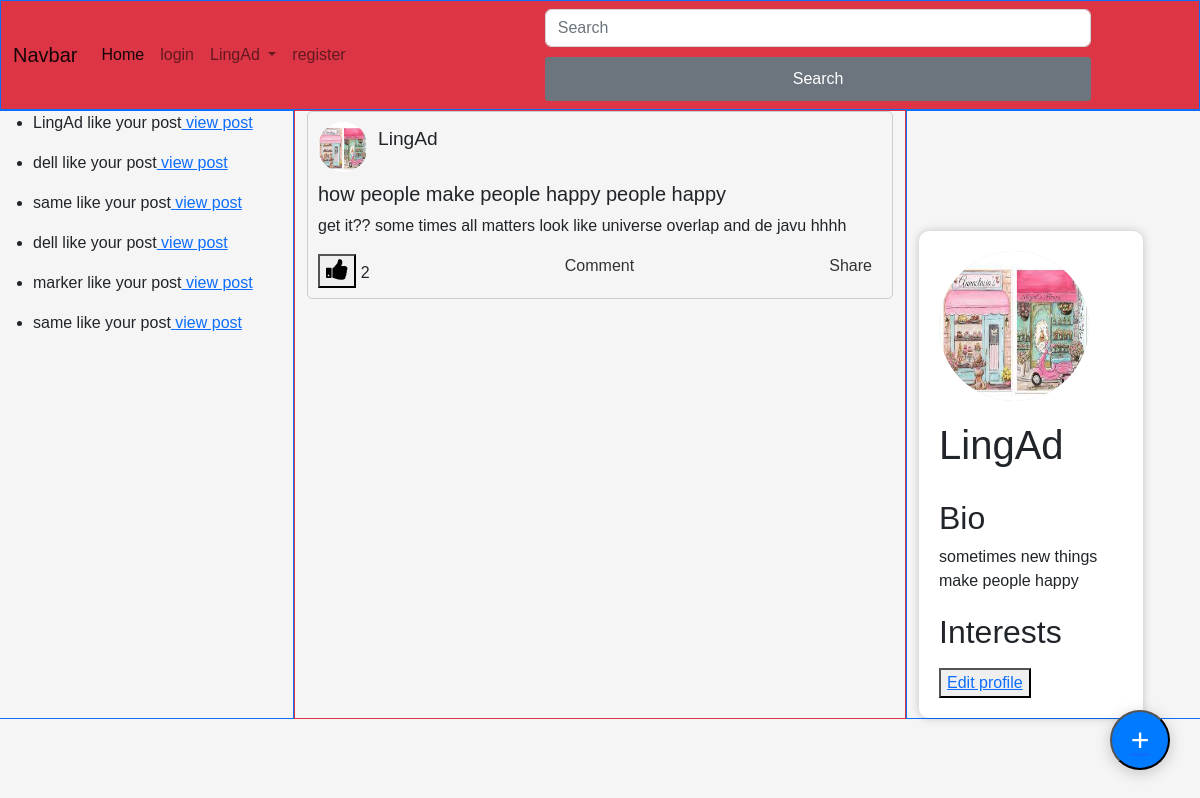
The page /home149 (signed in) on the database its author committed.
### core/models.py (models this page shows, shortened)
class Like(models.Model):
    user = models.ForeignKey(User, on_delete=models.CASCADE)
    post = models.ForeignKey(Post, on_delete=models.CASCADE)
    noti = models.TextField(default='someone like your post')
    postOwner = models.CharField(max_length=100)

class Post(models.Model):
    user = models.ForeignKey(User, on_delete=models.CASCADE)
    user_profile = models.ForeignKey(UserProfile, on_delete=models.CASCADE)
    title = models.CharField(max_length=100)
    image = models.ImageField(default="sample_ajax/ajaxTest/static/images/default_user.jpg")
    content = models.TextField()
    created_at = models.DateTimeField(auto_now_add=True)
    updated_at = models.DateField(auto_now=True)
    like_count = models.PositiveIntegerField(default=0)
    def user_pic(self):
        return self.user_profile.profile_pic

class UserProfile(models.Model):
    user = models.OneToOneField(User, on_delete=models.CASCADE)
    bio = models.TextField(max_length=200,default='user does not provied bio')
    location = models.CharField(max_length=200,blank=True)
    profile_pic = models.ImageField(upload_to='profile_pics/',default="sample_ajax/ajaxTest/static/images/default_user.jpg")
    interests = models.CharField(max_length=200,blank=True)
    twitter_handle = models.CharField(max_length=50, blank=True,default='no twitter')
    facebook_handle = models.CharField(max_length=50, blank=True,default='no facebook')
    instagram_handle = models.CharField(max_length=50, blank=True,default='no instagram')
    followed = models.ManyToManyField(User,related_name='followed_users',blank=True)
    follower = models.ManyToManyField(User,related_name='follower_users',blank=True)
    class Meta:
        ordering = ['user']

### core/views.py (the view)
# urls.py: path('home<int:pk>',view_post,name="view post"),
def view_post(request,pk):
    get_post = Like.objects.get(id=pk)
    get_postId = get_post.post.id
    viewPost = Post.objects.get(id=get_postId)
    posts = Post.objects.all()
    pP = UserProfile.objects.get(user = request.user.id)
    likeNoti = Like.objects.filter(postOwner = request.user.username)
    context = {
        'user_name': request.user,
        'posts': posts,
        'view_post':viewPost,
        'userP': pP,
        'notifications': likeNoti,
        'post': posts, # pass the first post object to the context
    }
    return render(request,'home.html',context)

### core/templates/home.html (shortened to what this page needs)
{% extends 'base.html' %}
{% block content %}
<div class="row " style ="margin-top:110px;">
    <div class="col border border-primary">
        {% for model in notifications %}
        <ul>
          <li>{{model.noti}}<a href="home{{model.id}}"> view post</a></li>
        </ul>
        {% endfor %}
    </div>
    <div class="col-6 border border-danger" style="">
      {% if view_post %}
      <div class="post">
        <div class="post-header">
            <img src="{{view_post.user_pic.url}}" alt="Profile Picture">
            <div class="post-header-info">
                <h2>{{view_post.user}}</h2>
            </div>
        </div>
        <div class="post-body">
          <h5>{{view_post.title}}</h5>
          <p>{{view_post.content}}</p>
        </div>
        <div class="post-footer">
            <div><button id="{{view_post.user}}" class="{{view_post.id}}" onclick="likeFunction('{{view_post.user}}','{{view_post.id}}')"><i class="fa fa-thumbs-up" style="font-size:24px"></i></button> <a id="{{view_post.id}}">{{view_post.like_count}}</a></div>
            <div><a href="#">Comment</a> {{comment}}</div>
            <div><a href="#">Share</a> {{share}}</div>
        </div>
      </div>
      {% endif %}
    </div>
    <div class="col border border-primary">
      <div id="container">
        <img id="profile-pic" src="{{userP.profile_pic.url}}" alt="Profile Picture">
        <h1>{{user_name}}</h1>
        <div class="bio">
          <h2>Bio</h2>
          <p>{{userP.bio}}</p>
        </div>
        <h2>Interests</h2>
        <button><a href="userProfile">Edit profile</a> </button>
      </div>
    </div>
</div>
<button class="floating-circle" title="Create Post" id="createBtn">
  <a href="create_post"><div class="plus-sign">+</div></a>
</button>
{% endblock  %}

### core/templates/base.html (shortened to what this page needs)
<!DOCTYPE html>
<html>
<head>
	{% load static %}
	<link rel="stylesheet" href="https://cdn.jsdelivr.net/npm/bootstrap@5.2.3/dist/css/bootstrap.min.css">
	<link rel="stylesheet" href="{% static 'css/floatingButton.css' %}">
	<link rel="stylesheet" href="{% static 'css/posts.css' %}">
	<link rel="stylesheet" href="{% static 'css/createPost.css' %}">
	<link rel="stylesheet" href="{% static 'css/profileStyle.css' %}">
	<link rel="stylesheet" href="{% static 'css/userProfile.css' %}">
	<link rel="stylesheet" href="{% static 'css/profileStyle.css' %}">
	<link rel="stylesheet" href="https://cdnjs.cloudflare.com/ajax/libs/font-awesome/4.7.0/css/font-awesome.min.css">
</head>
<body>
	<div class="border border-primary fixed-top bg-danger">
		<nav class="navbar navbar-expand-lg bg-body-tertiary ">
			<div class="container-fluid">
			  <a class="navbar-brand" href="#">Navbar</a>
			  <div class="collapse navbar-collapse" id="navbarSupportedContent">
				<ul class="navbar-nav me-auto mb-2 mb-lg-0">
				  <li class="nav-item">
					<a class="nav-link active" aria-current="page" href="home">Home</a>
				  </li>
				  <li class="nav-item">
					<a class="nav-link" href="login">login</a>
				  </li>
				  <li class="nav-item dropdown">
					<a class="nav-link dropdown-toggle" href="#" role="button" data-bs-toggle="dropdown" aria-expanded="false">
					  {{user_name}}
					</a>
				  </li>
				  <li class="nav-item">
					<a class="nav-link" href="register">register</a>
				  </li>
				</ul>
				<form class="d-flex" role="search">
				  <input class="form-control me-2" type="search" placeholder="Search" aria-label="Search">
				  <button class="btn btn-outline-success bg-secondary" type="submit">Search</button>
				</form>
			  </div>
			</div>
		  </nav>
	</div>
{% block content %}
{% endblock %}
</body>
</html>

### core/static/CSS/floatingButton.css (style rules this page uses)
.floating-circle { position: fixed; bottom: 30px; right: 30px; width: 60px; height: 60px; background-color: #007bff; border-radius: 50%; z-index: 999; display: flex; justify-content: center; align-items: center; box-shadow: 0px 3px 15px rgba(0, 0, 0, 0.2); cursor: pointer; }
.plus-sign { font-size: 32px; color: white; }

### core/static/CSS/posts.css (style rules this page uses)
.post { border: 1px solid #ccc; border-radius: 5px; margin-bottom: 20px; padding: 10px; }
.post-header { display: flex; align-items: center; margin-bottom: 10px; }
.post-header img { border-radius: 50%; width: 50px; height: 50px; margin-right: 10px; }
.post-header-info h2 { font-size: 1.2em; margin-bottom: 5px; }
.post-body p { margin-bottom: 10px; }
.post-footer a { margin-right: 10px; color: #333; text-decoration: none; }
.post-footer { display: flex; justify-content: space-between; }

### core/static/CSS/createPost.css (style rules this page uses)
form { display: flex; flex-direction: column; width: 50%; margin: 0 auto; }
button[type="submit"] { background-color: #007bff; color: #fff; border: none; padding: 10px 20px; font-size: 16px; border-radius: 4px; cursor: pointer; margin-top: 10px; }

### core/static/CSS/profileStyle.css (style rules this page uses)
body { font-family: Arial, sans-serif; background-color: #f5f5f5; margin: 0; padding: 0; }
#container { width: 80%; margin-top: 120px; max-width: 800px; background-color: #fff; border-radius: 10px; padding: 20px; box-shadow: 0 0 10px rgba(0,0,0,0.2); }
#profile-pic { width: 150px; height: 150px; border-radius: 50%; background-color: #ddd; margin-bottom: 20px; }
h1 { margin-top: 0; margin-bottom: 10px; }
.bio { margin-bottom: 20px; }

### core/static/CSS/userProfile.css (style rules this page uses)
button[type="submit"] { padding: 10px; border: none; background-color: #007bff; color: #fff; border-radius: 3px; cursor: pointer; font-size: 16px; }

### rows shown on the page
Like: noti "LingAd like your post"
Like: noti "dell like your post"
Like: noti "same like your post"
Like: noti "dell like your post"
Like: noti "marker like your post"
Like: noti "same like your post"
Post: user_pic (picture), user "LingAd", title "how people make people happy people happy", content "get it?? some times all matters look like universe overlap and de javu hhhh", like_count "2"
UserProfile: profile_pic (picture), bio "sometimes new things make people happy"

### other values the page prints
{{ user_name }} "LingAd"
